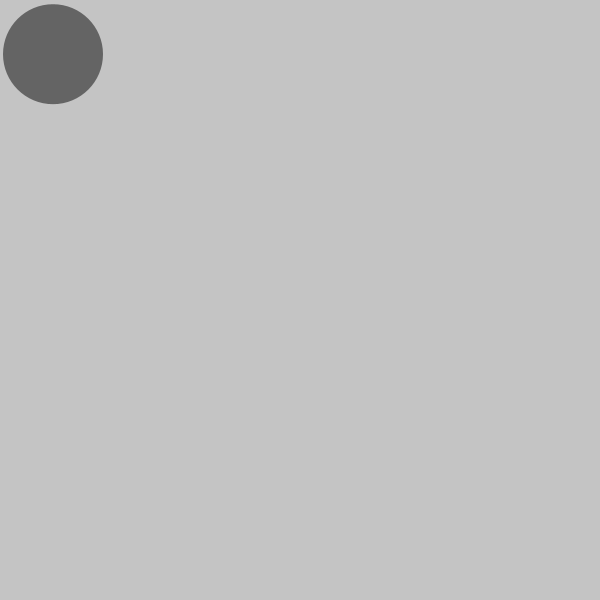
Frame 1 (no input)
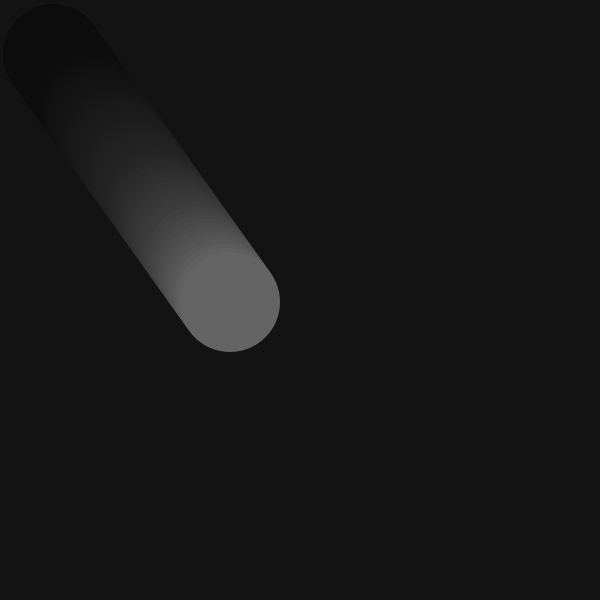
Frame 60 (the mouse pressed at the canvas centre just before this capture)
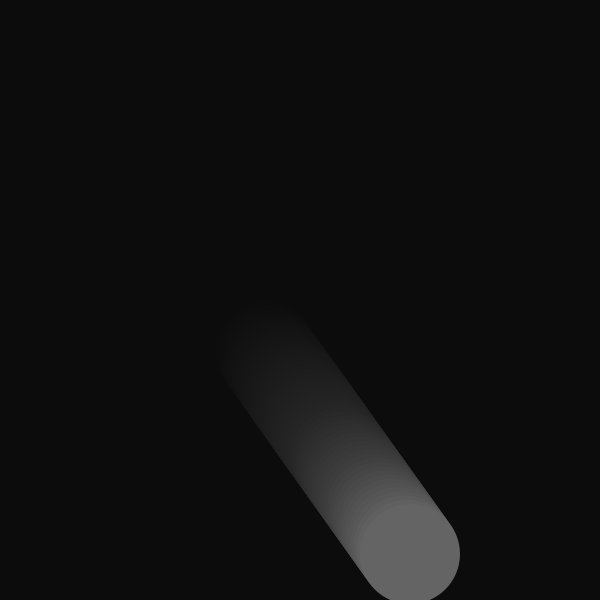
Frame 120 (the mouse held since frame 60 and released just before this capture)

The Processing sketch that drew these frames (run headless with seeded random() and noise(); from frame 60 on, the mouse is pressed at the canvas centre):

// Processing sketch: processing_29867
// ── processing_29867.pde

float x;
float y;
float xspeed;
float yspeed;

void setup(){
  size(600, 600);
  smooth();  
  x = 50.0;
  y = 50.0;
  xspeed = 3.0;
  yspeed = 4.2;
  noStroke();
  smooth();
  
}

void draw()
{
   //background(0);
   
   fill(0, 10);
   rect(0,0,width,height); 
   
   x = x + xspeed;
   y = y + yspeed;
   
   if(  (x >= width-50)  ||  (x <= 50) )
   {
     xspeed = xspeed * -1;  
   }
   if(  (y >= height-50)  ||  (y <= 50) )
   {
     yspeed = yspeed * -1;  
   }
   
   fill(100);
   ellipse(x, y, 100,100);
  
}
